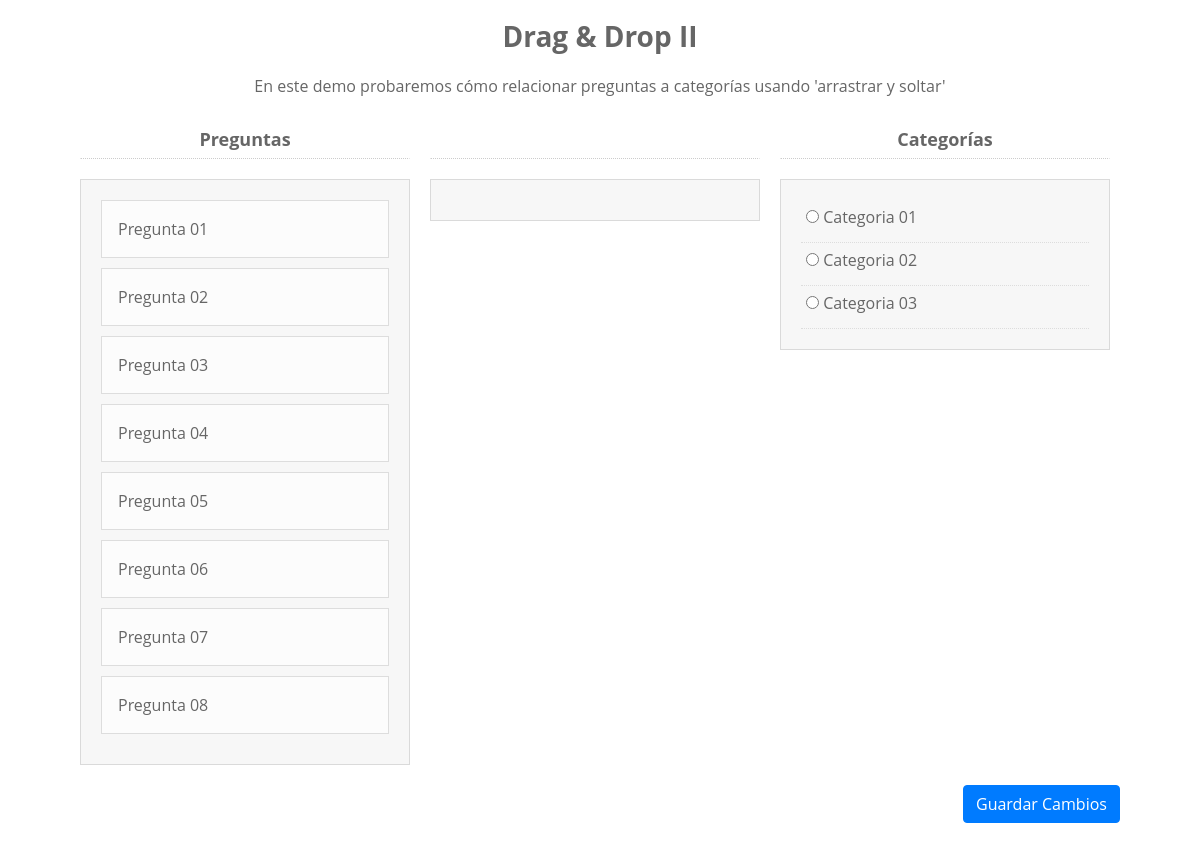
The page / on the database its author committed.
### tables this page shows
CREATE TABLE `test_preguntas` (
  `id` int(11) NOT NULL AUTO_INCREMENT,
  `pregunta` varchar(100) DEFAULT NULL,
  `categoria` int(11) DEFAULT NULL,
  `orden` int(11) DEFAULT NULL,
  PRIMARY KEY (`id`) USING BTREE,
  KEY `test_preguntas_test_categorias_FK` (`categoria`),
  CONSTRAINT `test_preguntas_test_categorias_FK` FOREIGN KEY (`categoria`) REFERENCES `test_categorias` (`id`)
);

CREATE TABLE `test_categorias` (
  `id` int(11) NOT NULL AUTO_INCREMENT,
  `categoria` varchar(100) DEFAULT NULL,
  `orden` int(11) DEFAULT NULL,
  PRIMARY KEY (`id`) USING BTREE
);

### index.php (the view, shortened to what this page needs)
<?php
include('includes/config.php');
?>
<!DOCTYPE HTML>
<html lang="en">
<head>
<link rel="stylesheet" href="lib/bootstrap-4.3.0-dist/css/bootstrap.min.css">
<link rel="stylesheet" href="https://use.fontawesome.com/releases/v5.7.2/css/all.css">
<link rel="stylesheet" href="css/styles.css">
</head>
<body>
<?php
$sql = "SELECT id, pregunta, if(categoria IS NULL, 0, categoria) AS id_categoria, orden FROM test_preguntas
	WHERE categoria IS NULL ORDER BY pregunta ASC;";
$p = 0; $preguntas = '';
if($result = $conDB->query($sql)){
	if (mysqli_num_rows($result) > 0){
		while ($row = $result->fetch_assoc()){
		$preguntas .= '<div draggable="true" ondragstart="drag(event)" class="draggable_item" id="drag_PRG_' . strval($p + 1) . '" data-id_pregunta="' . $row['id'] . '" data-orden="0">
					<div class="draggable_inner" id="draggable_inner_' . strval($p + 1) . '">' . $row['pregunta'] . '</div>
				</div>';
		$p++;
		}
	}
}
$sql = "SELECT id AS id_categoria, categoria, orden FROM test_categorias ORDER BY orden ASC;";
$categorias = '';
if($result = $conDB->query($sql)){
	if (mysqli_num_rows($result) > 0){
		$categorias .= '<ul id="ul_categorias">';
		while ($row = $result->fetch_assoc()){
			$categorias .= '<li><label for="rd_categoria_' . $row['id_categoria'] . '">
					<input type="radio" value="' . $row['id_categoria'] . '" name="rd_categoria" id="rd_categoria_' . $row['id_categoria'] . '">
					<span>' . $row['categoria'] . '</span>
				</label>
			</li>';
		}
		$categorias .= '</ul>';
	}
}
?>
	<div class="drag_container">
		<h2>Drag & Drop II</h2>
		<p>En este demo probaremos cómo relacionar preguntas a categorías usando 'arrastrar y soltar'</p>
		<div class="drag_subtitulos">
			<h3>Preguntas</h3>
			<h3>&nbsp;</h3>
			<h3>Categorías</h3>
		</div>
		<div class="drag_column" ondrop="drop(event, this)" ondragover="allowDrop(event)" id="preguntasListado">
			<?php
			echo $preguntas;
			?>
		</div>
		<div class="drag_column" ondrop="drop(event, this)" ondragover="allowDrop(event)" id="preguntasCategorias"></div>
		<div class="drag_column">
			<?php
			echo $categorias;
			?>
		</div>
	</div>
	<div class="drag_buttons">
		<button type="button" class="btn btn-primary">Guardar Cambios</button>
	</div>
</body>
</html>

### css/styles.css (style rules this page uses)
body { margin-top: 20px !important; }
body, * { font-family: "Open Sans", Arial, sans-serif !important; color: #666666; }
.drag_container { margin-bottom: 20px !important; }
.drag_container, .drag_buttons { width: 1040px; overflow: auto; margin: 0px auto 0px auto; }
.drag_container h2 { font-size: 28px; margin-bottom: 20px; font-weight: bold; }
.drag_container p { font-size: 16px; margin-bottom: 30px; }
.drag_container h2, .drag_container p { text-align: center; }
.drag_container .drag_column { background-color: #F7F7F7; border: 1px solid #DADADA; padding: 20px; overflow: auto; }
.drag_container .drag_subtitulos { overflow: auto; }
.drag_container .drag_subtitulos > h3, .drag_container .drag_column { width: 330px; overflow: auto !important; float: left; margin-right: 20px; }
.drag_container .drag_subtitulos > h3 { margin: 0px 20px 20px 0px; padding: 0px 20px 8px 20px; text-align: center; border: 1px solid #FFFFFF; border-bottom: 1px dotted #CCCCCC; font-size: 18px; font-weight: bold; }
.drag_container .drag_column:last-of-type, .drag_container .drag_subtitulos > h3:last-of-type { margin-right: 0px !important; }
.drag_container #ul_categorias { list-style: none; margin: 0px; padding: 0px; }
.drag_container #ul_categorias > li { border-bottom: 1px dotted #DDDDDD; padding: 5px; }
.drag_container #ul_categorias > li > label { display: block; cursor: pointer; }
.drag_container .drag_column .draggable_item { margin: 0px; padding-bottom: 10px; }
.drag_container .drag_column .draggable_item > .draggable_inner { padding: 16px; border: 1px solid #DDDDDD; background-color: #FCFCFC; cursor: all-scroll; }
.drag_buttons { margin-bottom: 40px; }
.drag_buttons > button { float: right; }

### rows shown on the page
test_preguntas: pregunta "Pregunta 01"
test_preguntas: pregunta "Pregunta 02"
test_preguntas: pregunta "Pregunta 03"
test_preguntas: pregunta "Pregunta 04"
test_preguntas: pregunta "Pregunta 05"
test_preguntas: pregunta "Pregunta 06"
test_preguntas: pregunta "Pregunta 07"
test_preguntas: pregunta "Pregunta 08"
test_categorias: categoria "Categoria 01"
test_categorias: categoria "Categoria 02"
test_categorias: categoria "Categoria 03"
